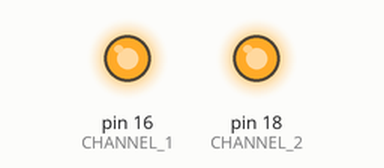
A program run on a simulated Raspberry Pi (header pin numbers), started with the argument on. On the bench: output pins drawn as LEDs (lit = HIGH). At 0.0 s the program stops and its outputs stay as they are.

Above: at 0.1 s.
Timing chart, 0 to 1.5 s (numbered marks = the images above):
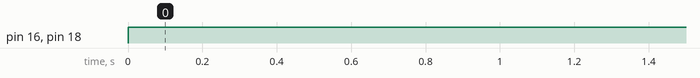

Measured:
- by itself, pin 16 (CHANNEL_1), pin 18 (CHANNEL_2): LOW → HIGH at 0.00 s

The program:

relay.py
```python
import RPi.GPIO as GPIO
import time
import sys
def operate_relay(mode):
    CHANNEL_1=16
    CHANNEL_2=18
    CHANNEL_1_DEFAULT = GPIO.LOW
    CHANNEL_2_DEFAULT = GPIO.LOW
    GPIO.setmode(GPIO.BOARD)
    GPIO.setwarnings(False)
    GPIO.setup(CHANNEL_1, GPIO.OUT)
    GPIO.setup(CHANNEL_2, GPIO.OUT)
    if(mode == "on" or mode == "1"):
        GPIO.output(CHANNEL_1, GPIO.HIGH)
        GPIO.output(CHANNEL_2, GPIO.HIGH)
    elif(mode == "off" or mode == "0"):
        GPIO.output(CHANNEL_1, GPIO.LOW)
        GPIO.output(CHANNEL_2, GPIO.LOW)
    else:
        GPIO.output(CHANNEL_1, GPIO.HIGH)
        GPIO.output(CHANNEL_2, GPIO.HIGH)
        time.sleep(1)
        GPIO.output(CHANNEL_1, CHANNEL_1_DEFAULT)
        GPIO.output(CHANNEL_2, CHANNEL_2_DEFAULT)


if __name__ == ('__main__'):
    mode = ""
    if(len(sys.argv)>1):
        mode = sys.argv[1]
    operate_relay(mode)
```
